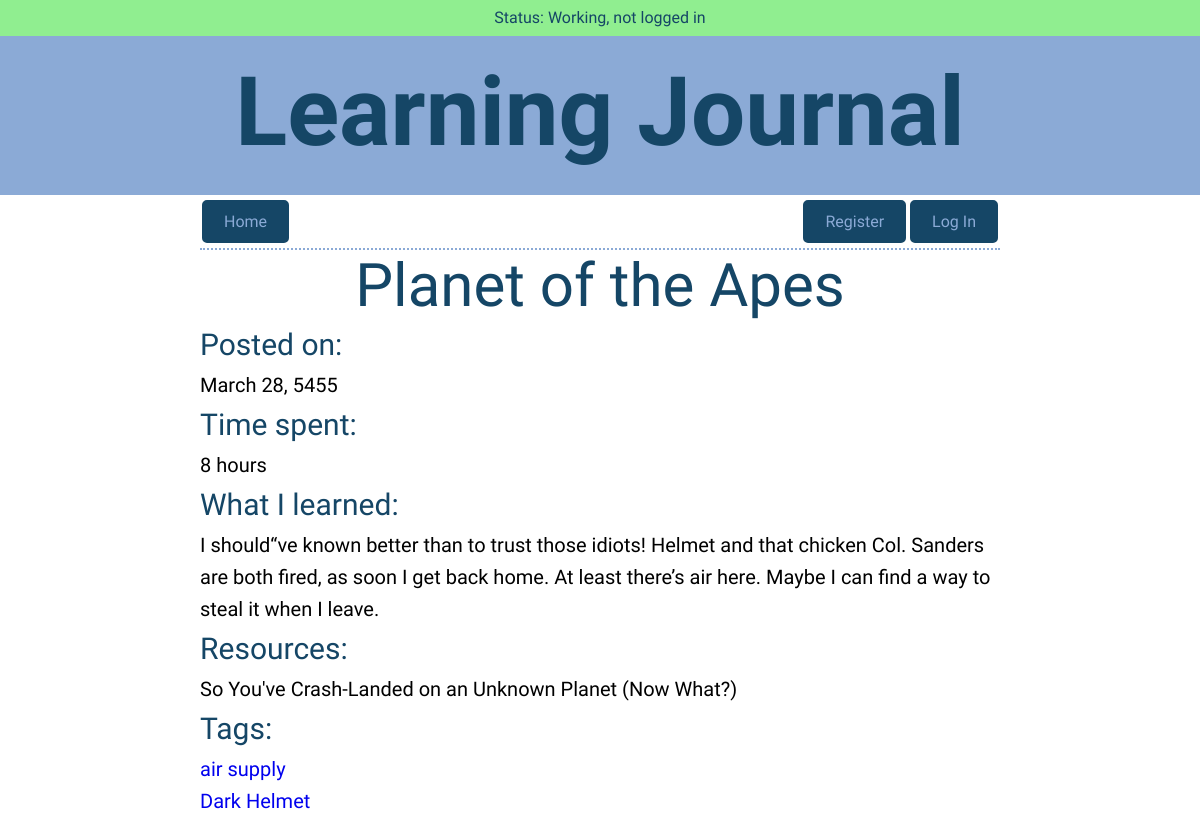
Before: /entries/5 with the older database file.
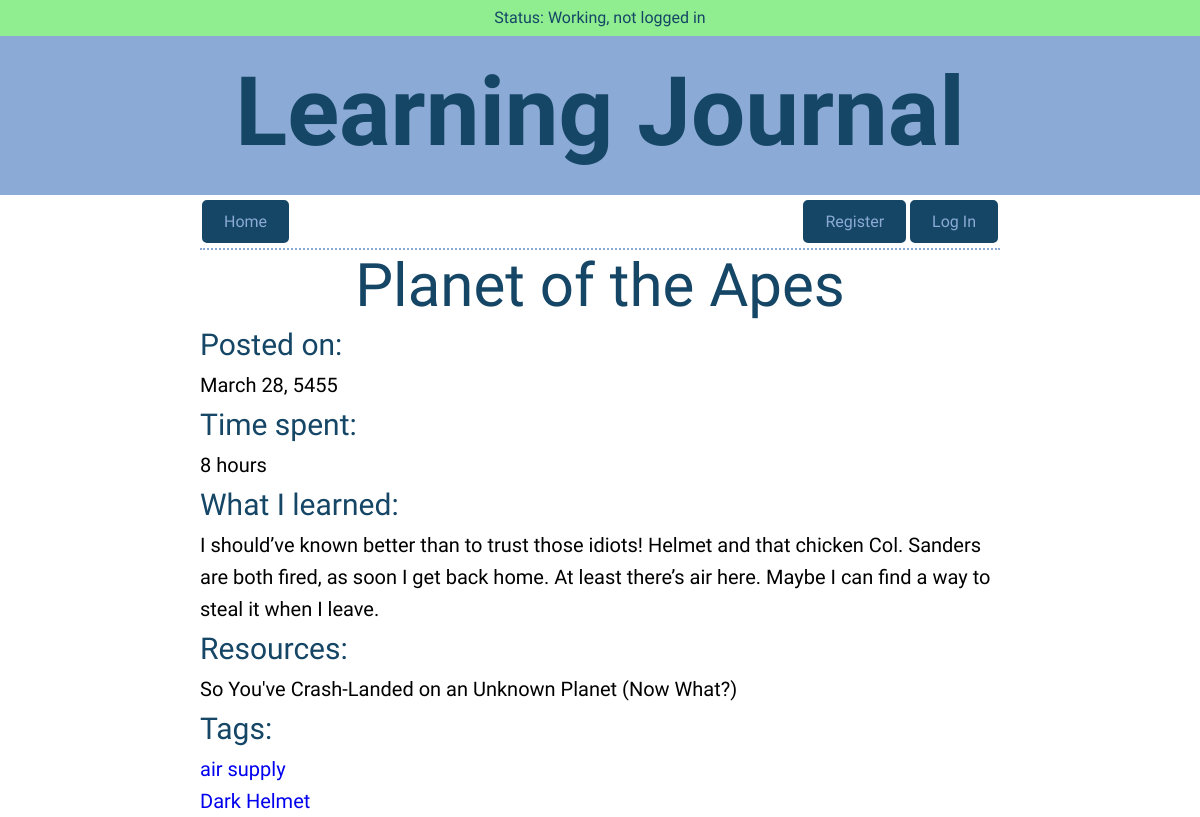
After: the same page with the newer database file.
### models.py (models this page shows, shortened)
class Entry(Model):
    id = AutoField()
    user = ForeignKeyField(User, backref="entries")
    title = CharField(max_length=256)
    date = DateField(default=datetime.date.today)
    time_spent = TimeField()
    learned = TextField()
    resources = TextField()
    tags = CharField(max_length=256)
    private = BooleanField(default=False)
    hidden = BooleanField(default=False)
    class Meta:
        database = DATABASE

### app.py (the view)
@app.route("/entries/<user>")
def user_entries(user):
    global last_route, cur_user, cur_entry, cur_tag
    last_route = "user_entries"
    cur_user = user
    cur_entry = None
    cur_tag = None
    if not current_user.is_authenticated or (current_user.username != user
                                             and current_user.god == False):  # noqa
        entries = (models.Entry.select().where(
            models.Entry.hidden == False)  # noqa E712 (must use == in peewee)
                   .join(models.User)
                   .where(models.User.username == user)
                   .order_by(models.Entry.date.asc()))
    else:
        try:
            target_user = models.User.get(models.User.username == user)
        except models.DoesNotExist:
            flash("User does not exist.", "error")
            return redirect(url_for("index"))
        entries = target_user.entries.order_by(models.Entry.date.asc())
    if current_user.is_authenticated:
        user_ = current_user.username
        if current_user.god:
            god = True
        else:
            god = False
        if current_user.username == user:
            by = "You"
        else:
            by = user
    else:
        god = False
        by = user
        user_ = ""
    return render_template("listing.html", entries=entries, user=user_, god=god,
                           home=False, by=by)

### app.py (called while the page is built)
@app.before_request
def before_request():
    g.db = models.DATABASE
    g.db.connect()
    g.user = current_user

@app.after_request
def after_request(response):
    g.db.close()
    return response

### templates/detail.html (shortened to what this page needs)
{% extends "layout.html" %}
{% from "macros.html" import nav_bar with context %}
{% block nav %}
    {{ nav_bar(False) }}
{% endblock %}
{% block content %}
    <div class="entry-title">{{ entry.title }}</div>
    <div class="entry"><span class="entry-label">Posted on:</span><br>{{ entry.date.strftime("%B %d").replace(" 0", " ") }}, {{ entry.date.strftime("%Y") }}</div>
    <div class="entry"><span class="entry-label">Time spent:</span><br>
        {% if entry.time_spent.strftime("%H:%M") == "00:00" %}
            n/a
        {% else %}
            {{ entry.time_spent.strftime("%H").replace("0", "") }}
            {% if entry.time_spent.strftime("%H") == "01" %}
                hour
            {% else %}
                hours
            {% endif %}
        {% endif %}
    <div class="entry"><span class="entry-label">What I learned:</span><br>{{ entry.learned }}</div>
    <div class="entry"><span class="entry-label">Resources:</span><br>{{ entry.resources }}</div>
    <div class="entry"><span class="entry-label">Tags:</span><br>
        {% for tag in tags %}
            <a href="{{ url_for('show_tag', tag=tag) }}">{{ tag }}</a><br>
        {% endfor %}
    </div>
{% endblock %}

### templates/layout.html (shortened to what this page needs)
<!DOCTYPE html>
<html lang="en">
    <head>
        <link rel="stylesheet" href="/static/css/normalize.css">
        <link rel="stylesheet" href="/static/css/site.css">
    </head>
    <body>
        <header>
        <div class="container">
            <div class="messages">
                {% with messages = get_flashed_messages(with_categories=True) %}
                    {% if messages %}
                        {% for category, message in messages %}
                            <div class="notification {{ category }}">{{ message }}</div>
                        {% endfor %}
                    {% else %}
                            <div class="notification success">Status:  Working,
                                {% if current_user.is_authenticated %}
                                    logged in as {{ current_user.username }}
                                {% else %}
                                    not logged in
                                {% endif %}
                            </div>
                    {% endif %}
                {% endwith %}
            </div>
        </div>
            <h1>Learning Journal</h1>
        </header>
        <section>
            {% block nav %}
            {% endblock %}
        </section>
        <section>
            {% block content %}
            {% endblock %}
        </section>
    </body>
</html>

### templates/macros.html (shortened to what this page needs)
{% macro nav_bar(home) %}
    <div class="nav-bar">
        {% if home == False %}
            <a class="button" href="{{ url_for('index') }}">Home</a>
        {% else %}
            <div class="button button-inactive">Home</div>
        {% endif %}
        {% if current_user.is_authenticated %}
            <a class="button button-right" href="{{ url_for('logout') }}">Log Out</a>
            <a class="button button-right" href="{{ url_for('create_entry') }}">New Entry</a>
        {% else %}
            <a class="button button-right" href="{{ url_for('login') }}">Log In</a>
            <a class="button button-right" href="{{ url_for('register') }}">Register</a>
        {% endif %}
    </div>
{% endmacro %}

### static/css/site.css (style rules this page uses)
body { font-size: 16px; font-family: 'Asap', sans-serif; font-weight: 400 color: #404a49; }
section { max-width: 800px; margin: auto; }
header { margin: 0 auto; padding-bottom: 6px; text-align: center; color: #154666; background: #8baad6; }
a:link { text-decoration: none; }
.button { background-color: #154666; color: #8baad6; margin: 5px 2px; border: 2px solid #154666; border-radius: 5px; padding: 10px 20px; text-align: center; text-decoration: none; display: inline-block; }
.button-right { float: right }
h1 { font-size: 96px; font-family: "Sarina", cursive; line-height: 25%; }
.messages { height: 36px; background: #90ee90; }
.notification { padding: 8px; }
.success { background: #90ee90; }
.nav-bar { border-bottom: 2px dotted #8baad6; }
.entry { font-size: 20px; line-height: 1.6; }
.entry-label { font-size: 30px; color: #154666; }
.entry-title { font-size: 60px; font-family: 'Hammersmith One', sans-serif; font-weight: 400; color: #154666; text-align: center; }

Changed rows visible on the page:
changed Entry "Planet of the Apes": learned "I should“ve known better than to…" → "I should’ve known better than to…"
